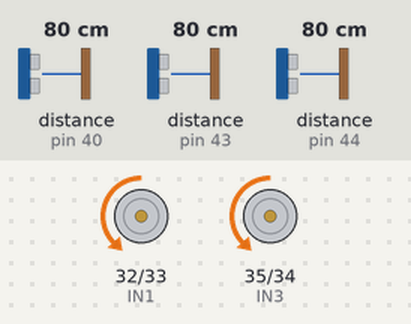
A sketch run on a simulated Arduino Mega 2560, built with avr-gcc and run on an emulated ATmega2560. Parts: motor-driver pin pairs drawn as motors (green arrow = first pin HIGH = forward, orange = second pin HIGH = backward, longer = more drive, scaled by the enable pin). Wiring (inferred from the names in the program): 3 × ultrasonic range finder: trigger pin 41, echo pin 40 / trigger pin 42, echo pin 43 / trigger pin 45, echo pin 44. Inputs (shaded band) come from the test bench; at power-on: distance to the obstacle (sensors on pin 40, pin 43, pin 44) 80 cm. The echo pulse lasts 58.3 µs per cm; what the sketch prints to the serial monitor is not drawn.

Above: at 1.2 s.
1.3 s: distance to the obstacle (sensor on pin 40) set to 13 cm
2.8 s: distance to the obstacle (sensor on pin 40) set to 9 cm
At 3.1 s:
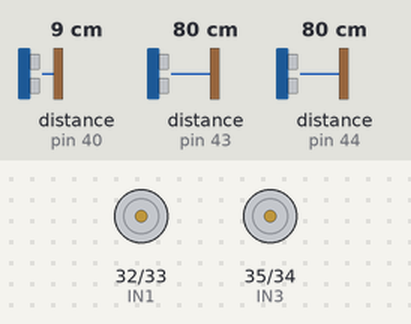
At 4.9 s:
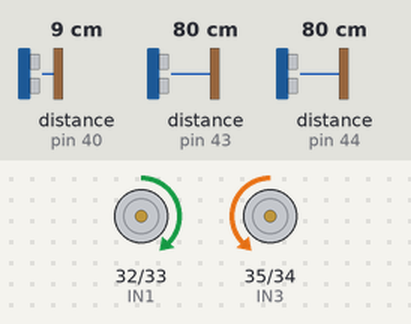
7.8 s: distance to the obstacle (sensor on pin 40) set to 2 cm
Timing chart, 0 to 11.8 s (numbered marks = the images above; inputs shaded):
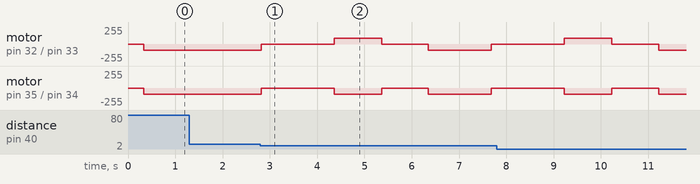

The sketch:

WallFollowing.ino
```cpp
#define ENA 6
#define IN1 32
#define IN2 33

#define ENB 7
#define IN3 35
#define IN4 34

#define TRIG_LEFT   42
#define ECHO_LEFT   43
#define TRIG_RIGHT  45
#define ECHO_RIGHT  44
#define TRIG_FRONT  41
#define ECHO_FRONT  40

float kpWall = 0.28;
float kdWall = 3.5;


enum juncType { STRAIGHT,
                DEAD_END,
                RIGHT_BEND,
                RIGHT_BRANCH,
                LEFT_BEND,
                LEFT_BRANCH,
                T_JUNC };

float lastErr_Wall = 0;
unsigned long prevTime_Wall = 0;
bool leftbranch = false;
bool rightbranch = false;
bool Tbranch = false;

long readUltrasonic(int trigPin, int echoPin)
{
  digitalWrite(trigPin, LOW);
  delayMicroseconds(2);
  digitalWrite(trigPin, HIGH);
  delayMicroseconds(10);
  digitalWrite(trigPin, LOW);

  long duration = pulseIn(echoPin, HIGH, 30000);
  if (duration == 0) return -1;

  return (duration * 0.0343) / 2;
}

void setForward(int leftSpeed, int rightSpeed)
{
  digitalWrite(IN1, LOW);
  digitalWrite(IN2, HIGH);
  digitalWrite(IN3, LOW);
  digitalWrite(IN4, HIGH);

  analogWrite(ENB, leftSpeed);
  analogWrite(ENA, rightSpeed);
}

void turnRight(){
  digitalWrite(IN1, HIGH);
  digitalWrite(IN2, LOW);
  digitalWrite(IN3, LOW);
  digitalWrite(IN4, HIGH);
  analogWrite(ENA,90);
  analogWrite(ENB,90);
  delay(1000);
  analogWrite(ENA,0);
  analogWrite(ENB,0);
}

void turnLeft(){
  digitalWrite(IN1, LOW);
  digitalWrite(IN2, HIGH);
  digitalWrite(IN3, HIGH);
  digitalWrite(IN4, LOW);
  analogWrite(ENA,90);
  analogWrite(ENB,90);
  delay(1000);
  analogWrite(ENA,0);
  analogWrite(ENB,0);
}

void turn360(){
  digitalWrite(IN1, LOW);
  digitalWrite(IN2, HIGH);
  digitalWrite(IN3, HIGH);
  digitalWrite(IN4, LOW);
  analogWrite(ENA,90);
  analogWrite(ENB,90);
  delay(2000);
  analogWrite(ENA,0);
  analogWrite(ENB,0);
}

void gountil(){
  while (readUltrasonic(TRIG_FRONT, ECHO_FRONT) > 10)
    {
    digitalWrite(IN1, LOW);
    digitalWrite(IN2, HIGH);
    digitalWrite(IN3, LOW);
    digitalWrite(IN4, HIGH);
    analogWrite(ENA,90);
    analogWrite(ENB,90);
    delay(50);
    }

  analogWrite(ENA, 0);
  analogWrite(ENB, 0);
  delay(50);

}

void gofront(){
   digitalWrite(IN1, LOW);
  digitalWrite(IN2, HIGH);
  digitalWrite(IN3, LOW);
  digitalWrite(IN4, HIGH);
  analogWrite(ENA,90);
  analogWrite(ENB,90);

}

void stopmotors(){
  analogWrite(ENA, 0);
  analogWrite(ENB, 0);

}


void setup() {
  Serial.begin(115200);

  pinMode(ENA, OUTPUT);
  pinMode(ENB, OUTPUT);
  pinMode(IN1, OUTPUT);
  pinMode(IN2, OUTPUT);
  pinMode(IN3, OUTPUT);
  pinMode(IN4, OUTPUT);

  pinMode(TRIG_LEFT, OUTPUT);
  pinMode(ECHO_LEFT, INPUT);
  pinMode(TRIG_RIGHT, OUTPUT);
  pinMode(ECHO_RIGHT, INPUT);
  pinMode(TRIG_FRONT, OUTPUT);
  pinMode(ECHO_FRONT, INPUT);

}

void loop() {
   mazeFollowing();
  }

void mazeFollowing(){
  float distR = readUltrasonic(TRIG_LEFT, ECHO_LEFT);
  delay(50);
  float distL = readUltrasonic(TRIG_RIGHT, ECHO_RIGHT);
  delay(50);
  float distF = readUltrasonic(TRIG_FRONT, ECHO_FRONT);
  delay(50);

  Serial.println(distF);

  juncType j = junc(distL, distR, distF);
  if (j == STRAIGHT) {
    readWall(distL, distR);
  }
  else if (j == DEAD_END) {
    analogWrite(ENA,0);
    analogWrite(ENB,0);
    delay(800);
    turn360();
  }
  else if (j == LEFT_BEND) {
    gountil();
    delay(1500);
    turnLeft();
    delay(990);
    gofront();
    delay(1000);
    }
  else if (j == LEFT_BRANCH) {
     if (leftbranch != true){
      rightbranch = true;
      stopmotors();
      delay(1000);
      gofront();
      delay(1500);
      }
    else {
      leftbranch = false;
      gountil();
      delay(1500);
      turnLeft();
      delay(990);
      gofront();
      delay(1000);

    }

  }

  else if (j == RIGHT_BEND) {
    gountil();
    delay(1500);
    turnRight();
    delay(990);
    gofront();
    delay(1000);

  }

  else if (j == RIGHT_BRANCH){
    if (rightbranch != true){
      leftbranch = true;
      stopmotors();
      delay(1000);
      gofront();
      delay(1500);
      }
    else {
      gountil();
      delay(1500);
      turnRight();
      delay(990);
      gofront();
      delay(1000);
    }


  }

  else if (j == T_JUNC) {
    if (Tbranch != true){
    Tbranch = true;
    gountil();
    delay(1500);
    turnRight();
    delay(990);
    gofront();
    delay(1000);
    }
    else{
      Tbranch = false;
      gountil();
      delay(1500);
      turnRight();
      delay(990);
      gofront();
      delay(1000);


    }


}
}

juncType junc(float L, float R, float F) {
  if (L < 30.0 && R < 30.0) {
    if (F < 20.0) {
      return DEAD_END;
    }
    return STRAIGHT;
  }

  else if ((L > 30 && R < 30) || (L < 30 && R > 30) || (L > 30 && R > 30)) {
    L = readUltrasonic(TRIG_RIGHT, ECHO_RIGHT);
    delay(50);
    R = readUltrasonic(TRIG_LEFT, ECHO_LEFT);
    delay(50);
    F = readUltrasonic(TRIG_FRONT, ECHO_FRONT);
    delay(50);

    if (L > 30 && R < 30) {
      if (F < 30) {
        return LEFT_BEND;
      }
      return LEFT_BRANCH;
    }

    else if (L < 30 && R > 30) {
      if (F < 30) {
      return RIGHT_BEND;
      }
      return RIGHT_BRANCH;
    }

    else if (L > 30 && R > 30) {
      return T_JUNC;
    }
  }
  return STRAIGHT;

}

void readWall(float leftDist,float rightDist){
  unsigned long now_Wall = millis();
  float dt_Wall = (now_Wall - prevTime_Wall);
  if (dt_Wall < 1) dt_Wall = 1;   // prevent divide-by-zero
  prevTime_Wall = now_Wall;

  // --- WALL POSITION ERROR (mm) ---
  // Positive → robot closer to LEFT wall
  float pos_Wall = leftDist - rightDist;

  // Normalize error to controller range
  float err_Wall = map(pos_Wall, -50, 50, -1000, 1000);
  err_Wall = constrain(err_Wall, -1000, 1000);

  // --- PD CONTROLLER ---
  float diff_Wall = kpWall * err_Wall
                  + kdWall * (err_Wall - lastErr_Wall) / dt_Wall;

  lastErr_Wall = err_Wall;

  // --- MOTOR SPEEDS ---
  int baseSpeed_Wall = 90;

  int leftMotor_Wall  = baseSpeed_Wall - diff_Wall;
  int rightMotor_Wall = baseSpeed_Wall + diff_Wall;

  // Safety limits
  leftMotor_Wall  = constrain(leftMotor_Wall, 0, 150);
  rightMotor_Wall = constrain(rightMotor_Wall, 0, 150);

  // Drive motors
  setForward(leftMotor_Wall, rightMotor_Wall);

}
```

Measured:
- the behaviour switches between 12 and 11 cm on distance to the obstacle (sensor on pin 40) (found by bisection; images 0 and 1)
- after the input at 1.3 s, every drawn part: stays the same
